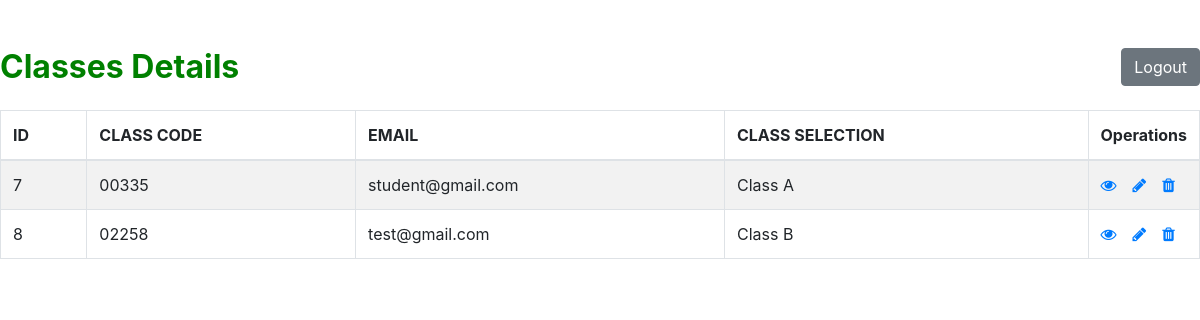
The page /adminclassesdetails.php on the database its author committed.
### tables this page shows
CREATE TABLE `classesregistration` (
  `ID` int(11) NOT NULL,
  `classcode` varchar(40) DEFAULT NULL,
  `Email` varchar(255) DEFAULT NULL,
  `classselection` varchar(255) DEFAULT NULL
);

### adminclassesdetails.php (the view, shortened to what this page needs)
<!DOCTYPE html>
<html lang="en">
<head>
    <link rel="stylesheet" href="https://stackpath.bootstrapcdn.com/bootstrap/4.5.2/css/bootstrap.min.css">
    <link rel="stylesheet" href="https://maxcdn.bootstrapcdn.com/font-awesome/4.7.0/css/font-awesome.min.css">
</head>
<body>
    <div class="wrapper">
        <div class="">
            <div class="row">
                <div class="col-md-12">
                    <div class="mt-5 mb-3 clearfix">
                        <h2 class="pull-left" style="color:green;font-weight:bold">Classes Details</h2>
                        <a href="AdminMenu.php" class="btn btn-secondary pull-right"> Logout</a>
                    </div>
                    <?php
                    require_once "config.php";
                    $sql = "SELECT * FROM classesregistration";
                    if($result = mysqli_query($link, $sql)){
                        if(mysqli_num_rows($result) > 0){
                            echo '<table class="table table-bordered table-striped">';
                                echo "<thead>";
                                    echo "<tr>";
                                        echo "<th>ID</th>";
                                        echo "<th>CLASS CODE</th>";
                                        echo "<th>EMAIL</th>";
                                        echo "<th>CLASS SELECTION</th>";
                                        echo "<th>Operations</th>";
                                    echo "</tr>";
                                echo "</thead>";
                                echo "<tbody>";
                                while($row = mysqli_fetch_array($result)){
                                    echo "<tr>";
                                        echo "<td>" . $row['ID'] . "</td>";
                                        echo "<td>" . $row['classcode'] . "</td>";
                                        echo "<td>" . $row['Email'] . "</td>";
                                        echo "<td>" . $row['classselection'] . "</td>";
                                        echo "<td>";
                                            echo '<a href="classread.php?ID='. $row['ID'] .'" class="mr-3" title="View User" data-toggle="tooltip"><span class="fa fa-eye"></span></a>';
                                            echo '<a href="classesupdate.php?ID='. $row['ID'] .'" class="mr-3" title="Update User" data-toggle="tooltip"><span class="fa fa-pencil"></span></a>';
                                            echo '<a href="classdelete.php?ID='. $row['ID'] .'" title="Delete User" data-toggle="tooltip"><span class="fa fa-trash"></span></a>';
                                        echo "</td>";
                                    echo "</tr>";
                                }
                                echo "</tbody>";
                            echo "</table>";
                        } else{
                            echo '<div class="alert alert-danger"><em>No records were found.</em></div>';
                        }
                    } else{
                        echo "Oops! Something went wrong. Please try again later.";
                    }
                    ?>
                </div>
            </div>
        </div>
    </div>
</body>
</html>

### adminclassesdetails.php (style rules this page uses)
.wrapper { margin: 0 auto; }
table tr td:last-child { width: 100px; }

### rows shown on the page
classesregistration: ID "7", classcode "00335", Email "student@gmail.com", classselection "Class A"
classesregistration: ID "8", classcode "02258", Email "test@gmail.com", classselection "Class B"
